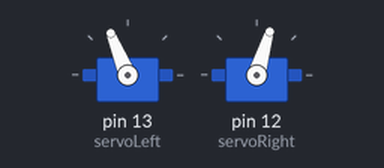
A sketch run on a simulated Arduino Uno, built with avr-gcc and run on an emulated ATmega328P. Shown: 2 × servo.

Above: at 0.1 s.
At 6.3 s:
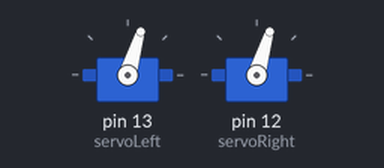
At 20.4 s:
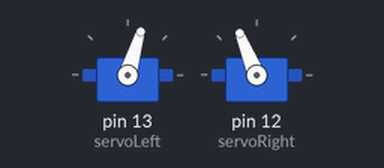
At 37.1 s:
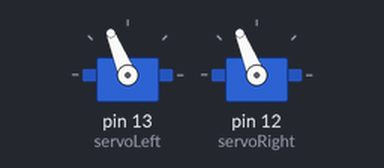
Timing chart, 0 to 40.0 s (numbered marks = the images above):
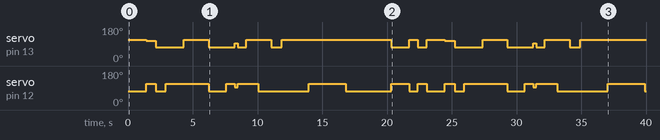

Measured:
- by itself, servo on pin 13 (servoLeft): 112° → 107° at 1.4 s, → 73° 0.76 s later, → 112° 2.2 s later, → 73° 1.9 s later, … (22 changes in this stretch)
- by itself, servo on pin 12 (servoRight): 73° → 112° at 1.4 s, → 73° 0.76 s later, → 112° 0.76 s later, → 73° 3.3 s later, … (24 changes in this stretch)

The sketch:

_8teen.ino
```cpp
#include <Servo.h>
Servo servoLeft;
Servo servoRight;

//move forwards: 1700, 1300
//turn left: 1300, 1300
//turn right: 1700, 1700
//move backwards: 1300, 1700

void hop (int degree1, int degree2, int degree3) {
  servoLeft.writeMicroseconds(degree1);
  servoRight.writeMicroseconds(degree2);
  delay(degree3);
}

void setup() {
  // put your setup code here, to run once:
  servoLeft.attach(13);
  servoRight.attach(12);
}

void loop() {
  // put your main code here, to run repeatedly:
hop(1700,1300,1400);//forwards, because I'm
hop(1650,1700,760);//right, eight
hop(1300,1300,760);//left, teen
hop(1300,1700,1400);//back, and I still
hop(1700,1700,1900); //right, live with my parents
hop(1300,1300,1350);//left, yeah they're not
hop(1300,1700,660);//back, like
hop(1500,1500,230);//STOP
hop(1300,1700,660);//back, yours
hop(1700,1700,950);//right, well yours
hop(1700,1300,980);//left, are more
hop(1300,1300,810);//right, under
hop(1700,1300,980);//left, standing
hop(1700,1300,1130);//forwards, I've never
hop(1700,1700,1450);//right, fell in love
hop(1700,1700,1410);//right, I saved those
hop(1700,1300,1780);//left, feelings for you
hop(1700,1300,1700);//forwards,so let's do all the
hop(1300,1700,1400);//back, stupid shit that young
hop(1700,1300,680);//forwards, kids
hop(1300,1700,670);//back, do
}
```
